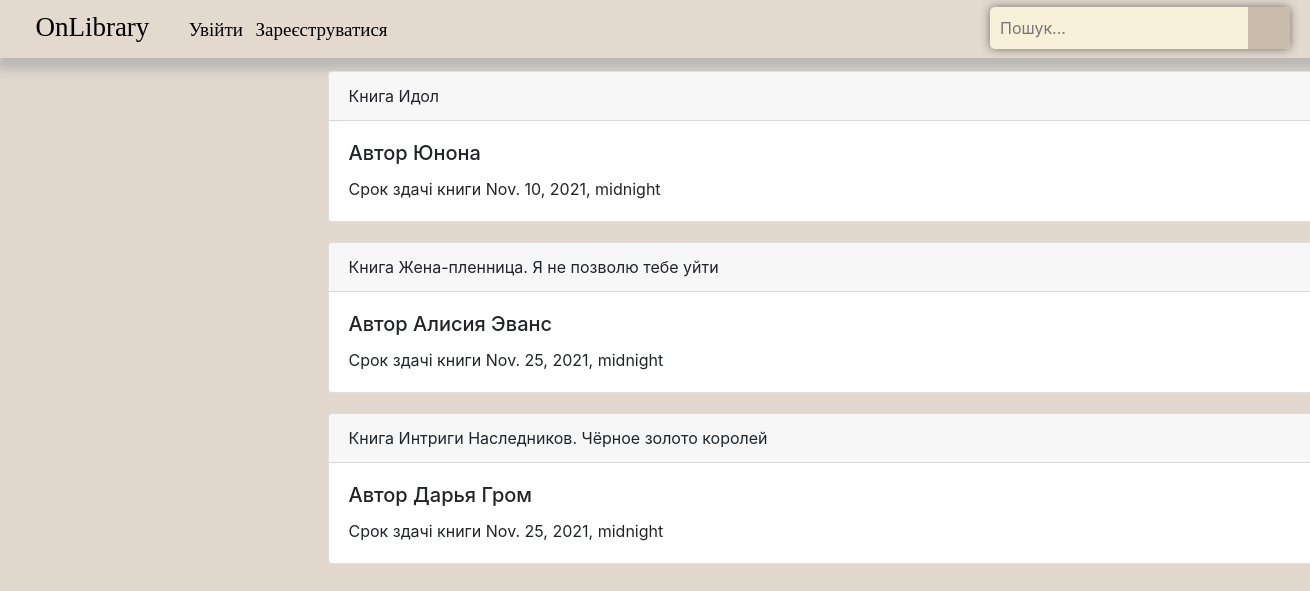
Page /profile/root on the committed database.
### catalog/models.py (models this page shows, shortened)
class Ticket(models.Model):
    reader = models.ForeignKey(User, on_delete=models.CASCADE, verbose_name='Відвідувач', blank=True, null=True)
    date_of_delivery = models.DateTimeField(verbose_name='Дата здачі')
    book = models.ForeignKey(Book, on_delete=DO_NOTHING, verbose_name='Книга', blank=True, null=True)
    class Meta():
        verbose_name = 'Білет'
        verbose_name_plural = 'Білети'
    def __str__(self) -> str:
        return f'Білет "{self.reader.username} " '

class Book(models.Model):
    name = models.CharField(max_length=127, verbose_name='Назва книги')
    author = models.CharField(max_length=127, verbose_name='Автор')
    publisher = models.CharField(max_length=127, verbose_name='Видавник')
    photo = models.ImageField(upload_to = "photos/%Y/%m/%d/", verbose_name='Фото')
    number = models.IntegerField(verbose_name='Кількість')
    about = models.TextField(verbose_name='Опис')
    class Meta():
        verbose_name = 'Книга'
        verbose_name_plural = 'Книги'

### catalog/views.py (the view)
# urls.py: path('profile/<username>', profile, name='profile'),
def profile(request, username):
    user = User.objects.get(username=username)
    tickets = Ticket.objects.filter( reader = user)
    print(tickets)
    context = {
       "user": user,
       "tickets" : tickets
    }
    return render(request, 'catalog/profile.html', context)

### catalog/templates/catalog/profile.html (shortened to what this page needs)
{% extends "catalog/base.html" %}
{% load crispy_forms_tags %}
{% block main %}
    {% for ticket in tickets %}
        <div style="width: 1000px; margin-left:25%; margin-bottom: 20px;" class="card" >
            <div class="card-header">
             Книга {{ ticket.book.name }}
            </div>
            <div class="card-body">
              <h5 class="card-title">Автор {{ ticket.book.author }} </h5>
              <p class="card-text">Срок здачі книги {{ ticket.date_of_delivery }} </p>
            </div>
          </div>
    {% endfor %}
{% endblock %}

### catalog/static/catalog/css/style.css (style rules this page uses)
html { overflow-x: hidden; }
body { background-color:#e2d8ce; }

### rows in the picture
Ticket: book.name "Идол", book.author "Юнона", date_of_delivery "Nov. 10, 2021, midnight"
Ticket: book.name "Жена-пленница. Я не позволю тебе уйти", book.author "Алисия Эванс", date_of_delivery "Nov. 25, 2021, midnight"
Ticket: book.name "Интриги Наследников. Чёрное золото королей", book.author "Дарья Гром", date_of_delivery "Nov. 25, 2021, midnight"
